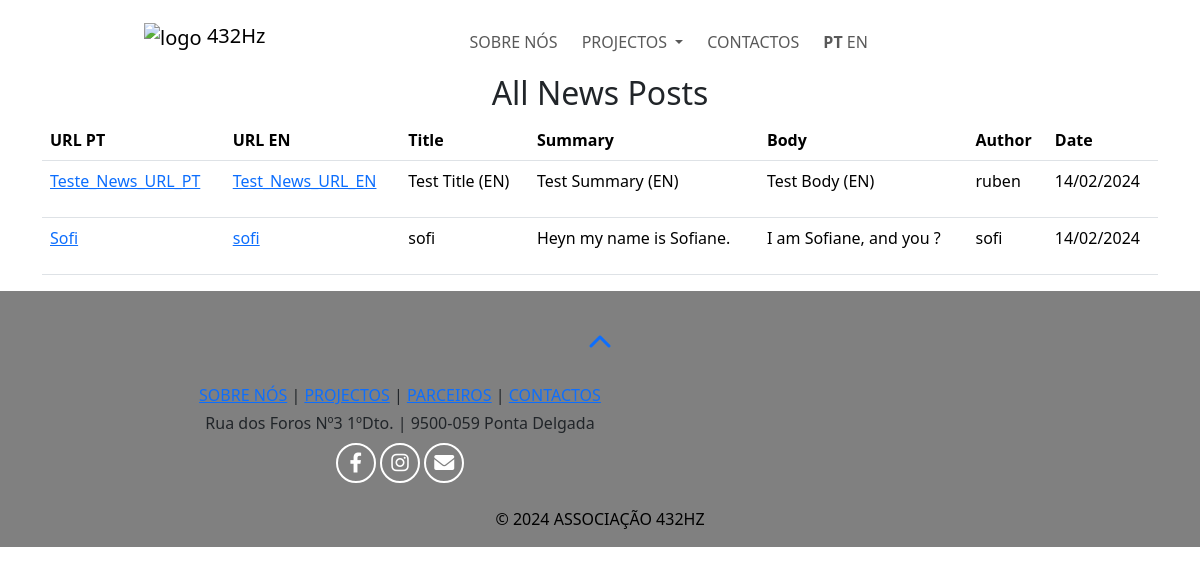
Page /news on the committed database.
### web432/models.py (models this page shows)
class News(db.Model):
    id = db.Column(db.Integer, primary_key=True)
    news_url_en = db.Column(db.String(255), unique=True, nullable=False)
    news_url_pt = db.Column(db.String(255), unique=True, nullable=False)
    status = db.Column(db.String(20), default='draft')
    title_en = db.Column(db.String(255), unique=True, nullable=False)
    title_pt = db.Column(db.String(255), unique=True, nullable=False)
    summary_en = db.Column(db.Text, nullable=False)
    summary_pt = db.Column(db.Text, nullable=False)
    body_en = db.Column(db.Text, nullable=False)
    body_pt = db.Column(db.Text, nullable=False)
    author = db.Column(db.String(80), nullable=False)
    cover = db.Column(db.String(200), nullable=True)
    photos = db.Column(db.String(2000), nullable=True)
    photographers = db.Column(db.String(255), nullable=True)
    category = db.Column(db.String(50), nullable=False)
    date = db.Column(db.DateTime, nullable=False)
    date_created = db.Column(db.DateTime, default=datetime.utcnow, nullable=False)

### web432/views.py (the view)
    @app.route("/news")
    def news():
        all_news = News.query.all()
        return render_template('news_all.html', news_posts=all_news)

### web432/__init__.py (called while the page is built)
def get_locale():
    return session.get('lang', 'pt')

### web432/templates/news_all.html (shortened to what this page needs)
{% extends "layout.html" %}
{% block pagecss %}
  <link rel="stylesheet" href="/static/stylesheets/dashboard.css">
{% endblock %}
{% block main %}
<div class="container">
	<h2 class="text-center">All News Posts</h2>
	<table class="table">
		<thead>
			<tr>
                <th>URL PT</th>
                <th>URL EN</th>
				<th>Title</th>
				<th>Summary</th>
				<th>Body</th>
				<th>Author</th>
				<th>Date</th>
			</tr>
		</thead>
		<tbody>
			{% for post in news_posts %}
				<tr>
                    <td><a href="{{ url_for('news_url', news_url=post.news_url_pt) }}">{{ post.news_url_pt }}</a></td>
                    <td><a href="{{ url_for('news_url', news_url=post.news_url_en) }}">{{ post.news_url_en }}</a></td>
					<td>{{ post.title_en }}</td>
					<td>{{ post.summary_en | safe }}</td>
					<td>{{ post.body_en | safe }}</td>
					<td>{{ post.author }}</td>
					<td>{{ post.date.strftime('%d/%m/%Y') }}</td>
				</tr>
			{% endfor %}
		</tbody>
	</table>
</div>
{% endblock %}

### web432/static/stylesheets/global.css (style rules this page uses)
* { padding: 0; margin: 0; box-sizing: border-box; }

### rows in the picture
News: news_url_pt "Teste_News_URL_PT", news_url_en "Test_News_URL_EN", title_en "Test Title (EN)", summary_en "Test Summary (EN)", body_en "Test Body (EN)", author "ruben", date "14/02/2024"
News: news_url_pt "Sofi", news_url_en "sofi", title_en "sofi", summary_en "Heyn my name is Sofiane.", body_en "I am Sofiane, and you ?", author "sofi", date "14/02/2024"
